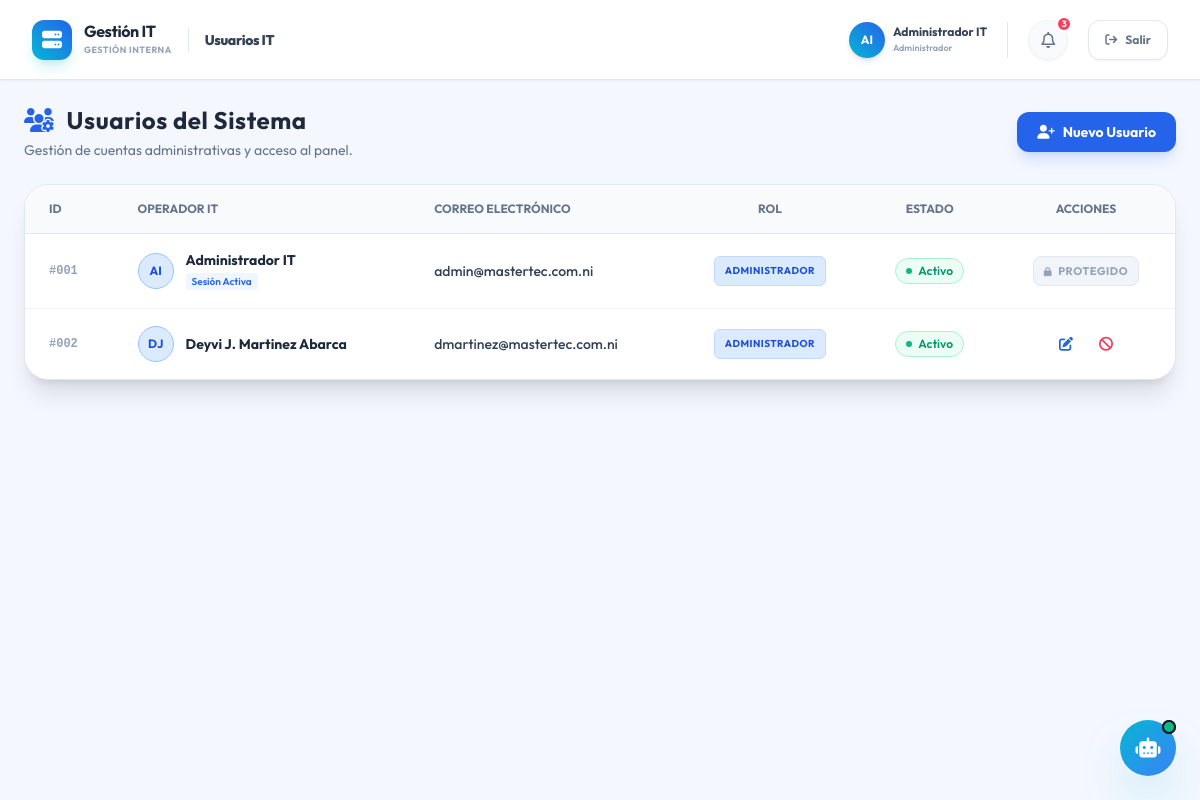
The app's page /modules/usuarios/index.php (signed in) with its own data.
### tables this page shows
CREATE TABLE IF NOT EXISTS `equipo_it` (
    `id` INT AUTO_INCREMENT PRIMARY KEY,
    `nombre` VARCHAR(100) NOT NULL,
    `email` VARCHAR(100) NOT NULL UNIQUE,
    `password_hash` VARCHAR(255) NOT NULL,
    `rol` ENUM('Administrador', 'Soporte', 'Desarrollo') DEFAULT 'Soporte',
    `estado` ENUM('Activo', 'Inactivo') DEFAULT 'Activo'
);

### modules/usuarios/index.php (the view, shortened to what this page needs)
<?php
try {
    $db = Database::getConexion();
    $stmt = $db->query("SELECT * FROM equipo_it ORDER BY id ASC");
    $usuarios = $stmt->fetchAll();
} catch (Exception $e) {
    die("Error al consultar usuarios: " . $e->getMessage());
}
require_once __DIR__ . '/../../includes/header.php';
?>
<div class="space-y-6">
    <div class="flex flex-col md:flex-row md:items-center justify-between gap-4">
        <div>
            <h2 class="text-2xl font-bold text-slate-800 tracking-wide flex items-center gap-3">
                <i class="fa-solid fa-users-gear text-blue-600"></i>
                Usuarios del Sistema
            </h2>
            <p class="text-sm text-slate-500 mt-1">Gestión de cuentas administrativas y acceso al panel.</p>
        </div>
        <button onclick="document.getElementById('modalNuevoUsuario').classList.remove('hidden')" class="px-5 py-2.5 rounded-xl bg-blue-600 hover:bg-blue-700 text-white font-bold text-sm shadow-lg shadow-blue-500/20 transition flex items-center gap-2">
            <i class="fa-solid fa-user-plus"></i> Nuevo Usuario
        </button>
    </div>
    <div class="bg-white rounded-3xl border border-slate-200 shadow-xl overflow-hidden relative">
        <div class="overflow-x-auto">
            <table class="w-full text-left text-sm text-slate-600">
                <thead class="bg-slate-50 text-xs uppercase font-semibold text-slate-500 border-b border-slate-200">
                    <tr>
                        <th class="px-6 py-4">ID</th>
                        <th class="px-6 py-4">Operador IT</th>
                        <th class="px-6 py-4">Correo Electrónico</th>
                        <th class="px-6 py-4 text-center">Rol</th>
                        <th class="px-6 py-4 text-center">Estado</th>
                        <th class="px-6 py-4 text-center">Acciones</th>
                    </tr>
                </thead>
                <tbody class="divide-y divide-slate-100">
                    <?php if(empty($usuarios)): ?>
                        <tr>
                            <td colspan="6" class="px-6 py-8 text-center text-slate-400">
                                No se encontraron usuarios registrados en el sistema.
                            </td>
                        </tr>
                    <?php else: ?>
                        <?php foreach($usuarios as $user): ?>
                            <tr class="hover:bg-slate-50/80 transition">
                                <td class="px-6 py-4 font-mono text-xs text-slate-400 font-bold">
                                    #<?= htmlspecialchars(str_pad($user['id'], 3, '0', STR_PAD_LEFT)) ?>
                                </td>
                                <td class="px-6 py-4">
                                    <div class="flex items-center gap-3">
                                        <?php
                                            $palabras = explode(' ', $user['nombre']);
                                            $iniciales = isset($palabras[0]) ? strtoupper(substr($palabras[0], 0, 1)) : 'U';
                                            if (isset($palabras[1])) {
                                                $iniciales .= strtoupper(substr($palabras[1], 0, 1));
                                            }
                                        ?>
                                        <div class="h-9 w-9 rounded-full bg-blue-100 border border-blue-300 flex items-center justify-center text-blue-700 text-xs font-bold shrink-0">
                                            <?= $iniciales ?>
                                        </div>
                                        <div>
                                            <div class="font-bold text-slate-800">
                                                <?= htmlspecialchars($user['nombre']) ?>
                                            </div>
                                            <?php if($user['id'] == $_SESSION['user_id']): ?>
                                                <span class="text-[10px] text-blue-600 font-semibold bg-blue-50 px-1.5 py-0.5 rounded">Sesión Activa</span>
                                            <?php endif; ?>
                                        </div>
                                    </div>
                                </td>
                                <td class="px-6 py-4 font-medium text-slate-700">
                                    <?= htmlspecialchars($user['email']) ?>
                                </td>
                                <td class="px-6 py-4 text-center">
                                    <?php
                                        $badge_class = 'bg-slate-100 text-slate-600 border-slate-200';
                                        if ($user['rol'] === 'Administrador') {
                                            $badge_class = 'bg-blue-100 text-blue-700 border-blue-200';
                                        } elseif ($user['rol'] === 'Desarrollo') {
                                            $badge_class = 'bg-purple-100 text-purple-700 border-purple-200';
                                        } elseif ($user['rol'] === 'Soporte') {
                                            $badge_class = 'bg-emerald-100 text-emerald-700 border-emerald-200';
                                        }
                                    ?>
                                    <span class="inline-flex items-center px-2.5 py-1 rounded-md text-[10px] font-bold uppercase tracking-wider border <?= $badge_class ?>">
                                        <?= htmlspecialchars($user['rol']) ?>
                                    </span>
                                </td>
                                <td class="px-6 py-4 text-center">
                                    <?php if($user['estado'] === 'Activo'): ?>
                                        <span class="inline-flex items-center gap-1.5 px-2.5 py-1 rounded-full text-xs font-semibold bg-emerald-50 text-emerald-600 border border-emerald-200">
                                            <span class="h-1.5 w-1.5 rounded-full bg-emerald-500 animate-pulse"></span> Activo
                                        </span>
                                    <?php else: ?>
                                        <span class="inline-flex items-center gap-1.5 px-2.5 py-1 rounded-full text-xs font-semibold bg-rose-50 text-rose-600 border border-rose-200">
                                            <span class="h-1.5 w-1.5 rounded-full bg-rose-500"></span> Inactivo
                                        </span>
                                    <?php endif; ?>
                                </td>
                                <td class="px-6 py-4 text-center">
                                    <div class="flex items-center justify-center gap-2">
                                        <?php
                                            $isMainAdmin = ($user['id'] == 1 || strtolower(trim($user['nombre'])) === 'administrador it' || $user['email'] === 'admin@mastertec.com.ni' || $user['email'] === 'test@empresa.com.ni');
                                        ?>
                                        <?php if ($isMainAdmin): ?>
                                            <span class="px-2.5 py-1 text-slate-400 cursor-not-allowed flex items-center justify-center gap-1.5 text-[11px] font-bold uppercase tracking-wider bg-slate-100 rounded-lg border border-slate-200" title="Usuario del sistema protegido (No se puede editar ni desactivar)">
                                                <i class="fa-solid fa-lock text-[9px]"></i> Protegido
                                            </span>
                                        <?php else: ?>
                                            <button onclick='abrirModalEditar(<?= json_encode($user, JSON_HEX_APOS | JSON_HEX_QUOT) ?>)'
                                                    class="p-2 rounded-lg text-blue-600 hover:bg-blue-50 transition border border-transparent hover:border-blue-200"
                                                    title="Editar Usuario">
                                                <i class="fa-solid fa-pen-to-square"></i>
                                            </button>
                                            <?php if($user['id'] != $_SESSION['user_id']): ?>
                                                <form autocomplete="off" action="estado.php" method="POST" class="inline" onsubmit="return confirm('¿Estás seguro de cambiar el estado de este usuario?');">
                                                    <button type="submit"
                                                            class="p-2 rounded-lg transition border border-transparent <?= $user['estado'] === 'Activo' ? 'text-rose-500 hover:bg-rose-50 hover:border-rose-200' : 'text-emerald-600 hover:bg-emerald-50 hover:border-emerald-200' ?>"
                                                            title="<?= $user['estado'] === 'Activo' ? 'Desactivar Usuario' : 'Activar Usuario' ?>">
                                                        <i class="fa-solid <?= $user['estado'] === 'Activo' ? 'fa-ban' : 'fa-check' ?>"></i>
                                                    </button>
                                                </form>
                                            <?php endif; ?>
                                        <?php endif; ?>
                                    </div>
                                </td>
                            </tr>
                        <?php endforeach; ?>
                    <?php endif; ?>
                </tbody>
            </table>
        </div>
    </div>
</div>
<?php require_once __DIR__ . '/../../includes/footer.php'; ?>

### assets/css/styles.css (style rules this page uses)
:root { --bg-dark-base: #0b0f19; --bg-dark-card: #151d30; --bg-dark-nav: #0e1524; --accent-blue: #3b82f6; --accent-cyan: #06b6d4; --accent-emerald: #10b981; --accent-rose: #f43f5e; --accent-amber: #f59e0b; --text-primary: #f3f4f6; --text-secondary: #9ca3af; --text-muted: #6b7280; --border-color: rgba(255, 255, 255, 0.06); --border-color-glow: rgba(59, 130, 246, 0.2); }
body { font-family: "Outfit", sans-serif; background-color: var(--bg-dark-base); color: var(--text-primary); overflow-x: hidden; }

### records on screen
equipo_it: id "001", nombre "AI", nombre "Administrador IT", shows "Sesión Activa", email "admin@mastertec.com.ni", rol "ADMINISTRADOR", estado "Activo" (drawn), shows "PROTEGIDO"
equipo_it: id "002", nombre "DJ", nombre "Deyvi J. Martinez Abarca", email "dmartinez@mastertec.com.ni", rol "ADMINISTRADOR", estado "Activo" (drawn)

### other values on screen
$system_name "Gestión IT"
$topbar_title "Usuarios IT"
$iniciales "AI"
$_SESSION['user_nombre'] "Administrador IT"
$_SESSION['user_rol'] "Administrador"
